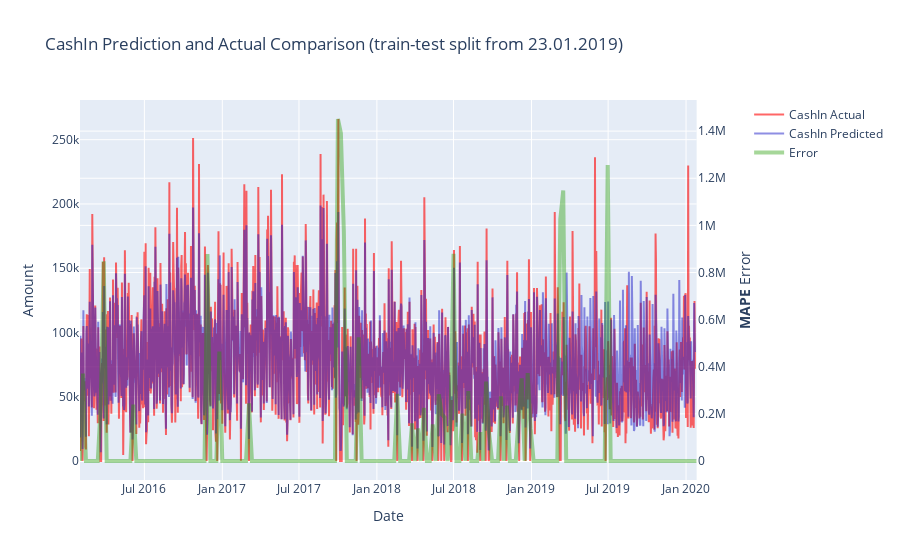

Notebook code cell kept with this figure:
### Code cell
draw_model_error(forest, X, y, split_from=X_train.index[-1])

### Figure 1 — Plotly figure (JSON) as saved in the notebook; plotly's stock layout.template omitted (floating-point values rounded to 4 significant figures; data arrays with more than 128 entries replaced by an {"elided": "..."} marker saying what was removed)
{"data": [{"line": {"color": "rgba(255,0,0,0.6)"}, "name": "CashIn Actual", "type": "scatter", "x": {"elided": "1453 str values"}, "xaxis": "x", "y": {"elided": "1453 int values"}, "yaxis": "y"}, {"line": {"color": "rgba(30,30,200,0.5)"}, "name": "CashIn Predicted", "type": "scatter", "x": {"elided": "1453 str values"}, "xaxis": "x", "y": {"elided": "1453 float values"}, "yaxis": "y"}, {"line": {"color": "rgba(34, 155, 0, 0.4)", "width": 4}, "name": "Error", "type": "scatter", "x": {"elided": "209 str values"}, "xaxis": "x", "y": {"elided": "209 float values"}, "yaxis": "y2"}], "layout": {"title": {"text": "CashIn Prediction and Actual Comparison (train-test split from 23.01.2019)"}, "xaxis": {"anchor": "y", "domain": [0, 0.94], "title": {"text": "Date"}}, "yaxis": {"anchor": "x", "domain": [0, 1], "title": {"text": "Amount"}}, "yaxis2": {"anchor": "x", "overlaying": "y", "side": "right", "title": {"text": "<b>MAPE</b> Error"}}}}
